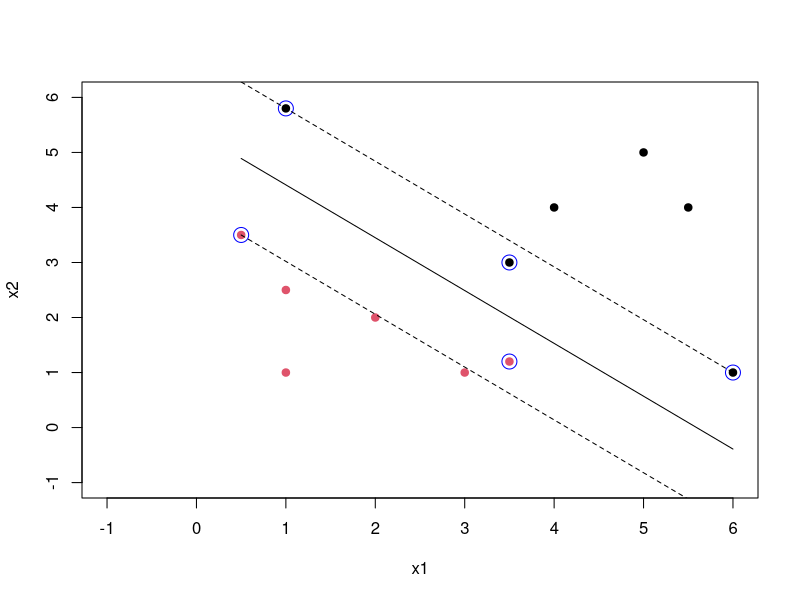

Reproduce this figure in R.
# http://stats.stackexchange.com/questions/31066/what-is-the-influence-of-c-in-svms-with-linear-kernel
# http://stackoverflow.com/questions/21827776/plot-margins-for-support-vector-machine

rm(list=ls(all=TRUE))

x1s <- c(.5,1,1,2,3,3.5,     1,3.5,4,5,5.5,6)
x2s <- c(3.5,1,2.5,2,1,1.2,  5.8,3,4,5,4,1)
ys <- c(rep(+1,6),          rep(-1,6))
my.data <- data.frame(x1=x1s, x2=x2s, type=as.factor(ys))
my.data

library('e1071')

# use one of the following two options
svm.model <- svm(type ~ ., data=my.data,
          type='C-classification', kernel='linear', scale=FALSE, cost = 1) # cost = 1
svm.model

svm.model <- svm(type ~ ., data=my.data,
          type='C-classification', kernel='linear', scale=FALSE, cost = 0.5)
svm.model

# svm.model$index is the indices of support vectors
plot(my.data[,-3],col=(ys+3)/2, pch=19, xlim=c(-1,6), ylim=c(-1,6))
points(my.data[svm.model$index,c(1,2)],col="blue",cex=2) 

x1min = min(x1s); x1max = max(x1s);
x2min = min(x2s); x2max = max(x2s);

coef1 = sum(svm.model$coefs*x1s[svm.model$index]);
coef2 = sum(svm.model$coefs*x2s[svm.model$index]);
lines(c(x1min,x1max),  (svm.model$rho-coef1*c(x1min, x1max))/coef2)
lines(c(x1min,x1max),  (svm.model$rho+1-coef1*c(x1min, x1max))/coef2, lty=2)
lines(c(x1min,x1max),  (svm.model$rho-1-coef1*c(x1min, x1max))/coef2, lty=2)